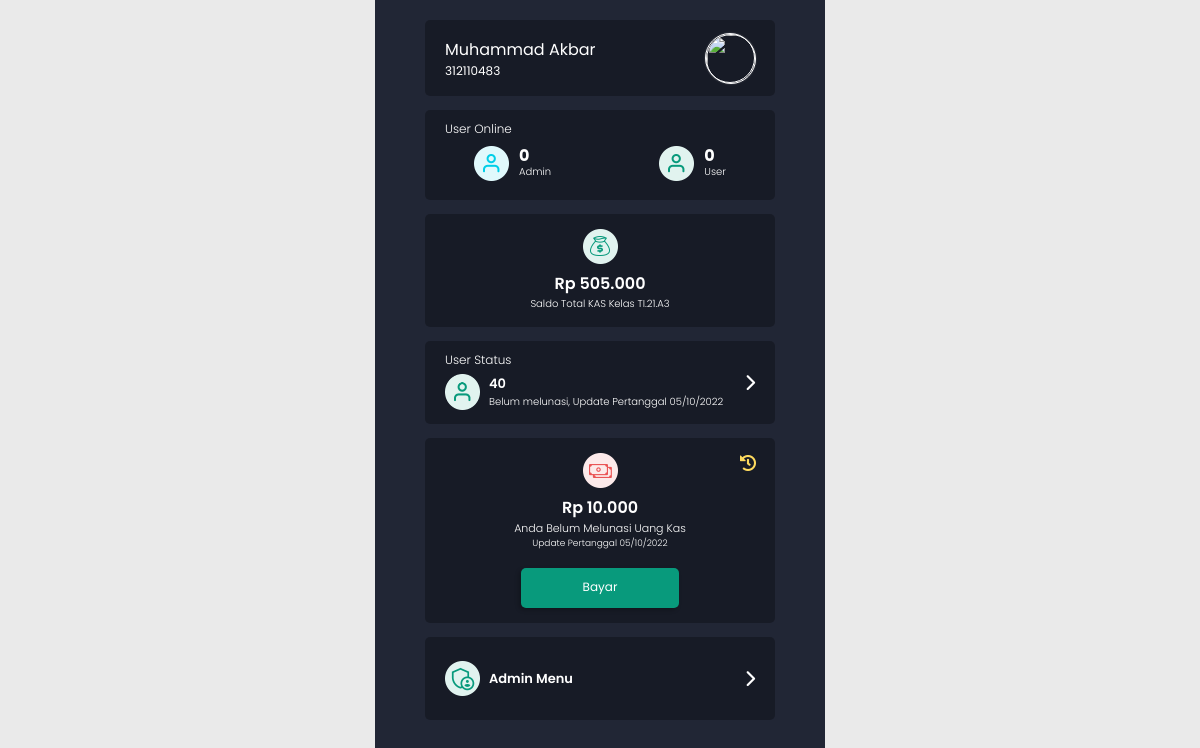
Before: /index.php (signed in) with the older database file.
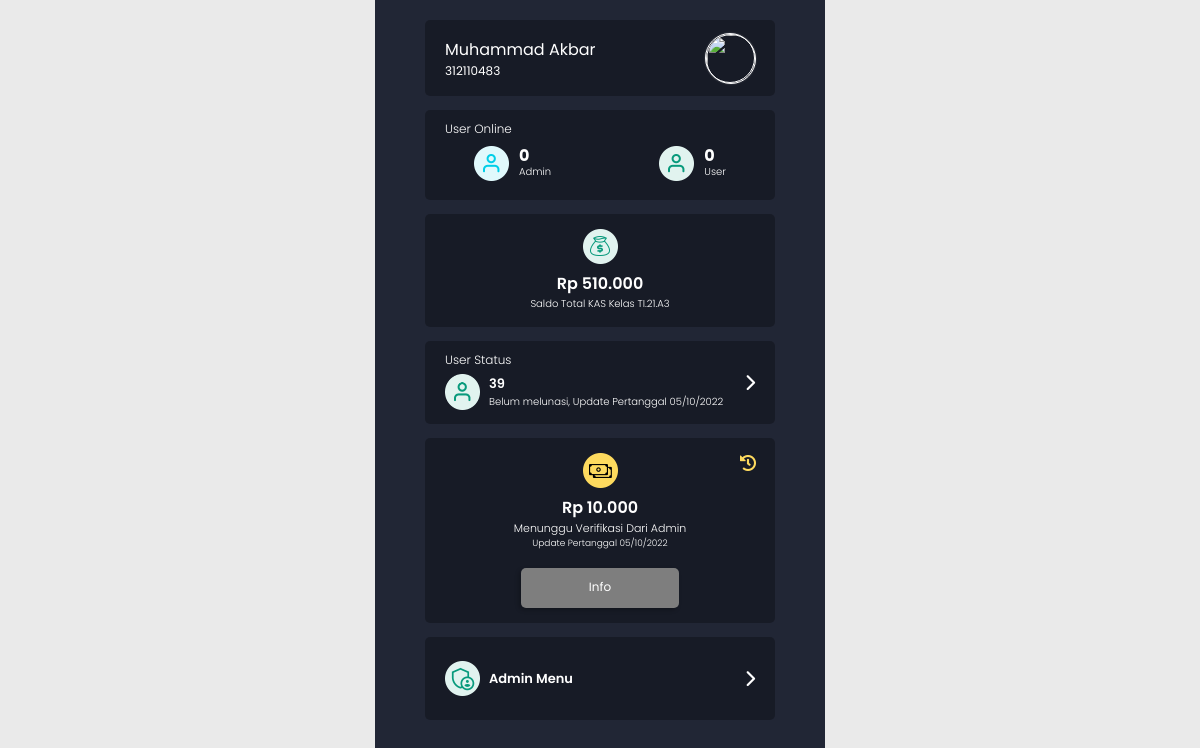
After: the same page with the newer database file.
### tables this page shows
CREATE TABLE `total` (
  `id` int(11) NOT NULL,
  `saldo` int(200) NOT NULL,
  `s_keluar` int(200) NOT NULL,
  `s_masuk` int(200) NOT NULL
);

CREATE TABLE `akun` (
  `id` int(11) NOT NULL,
  `nim` varchar(10) NOT NULL,
  `password` varchar(300) NOT NULL,
  `nama` varchar(255) NOT NULL,
  `foto` varchar(300) NOT NULL DEFAULT 'foto_default.jpg',
  `role` varchar(100) NOT NULL,
  `status` varchar(100) NOT NULL DEFAULT 'aktif',
  `no_wa` varchar(100) NOT NULL,
  `banyak_tunggakan` int(11) NOT NULL,
  `total_tagihan` int(11) NOT NULL,
  `time` int(30) NOT NULL
);

CREATE TABLE `jadwal_tagihan` (
  `id` int(11) NOT NULL,
  `tanggal` varchar(100) NOT NULL,
  `nominal` int(11) NOT NULL,
  `belum_bayar` int(11) NOT NULL
);

### index.php (the view, shortened to what this page needs)
<?php
include "connect.php";
include "head.php";
$nim = $_SESSION["nim"];
$id = $_SESSION["id"];
$profil = mysqli_fetch_assoc(mysqli_query($conn, "SELECT * FROM akun WHERE id = '$id'"));
$tb_total = mysqli_fetch_assoc(mysqli_query($conn, "SELECT * FROM total WHERE id=1"));
$tb_riwayatPem = mysqli_fetch_assoc(mysqli_query($conn, "SELECT * FROM riwayat_pembayaran WHERE id_akun='$id' AND status_pem='pending' "));
$tb_tagihan = mysqli_fetch_assoc(mysqli_query($conn, "SELECT * FROM jadwal_tagihan  ORDER BY id DESC LIMIT 1;"));
$tb_akun = mysqli_query($conn, "SELECT * FROM akun");
$blm_bayar = 0;
while($data = mysqli_fetch_array($tb_akun)) {
  if($data['banyak_tunggakan'] > 0){
    $blm_bayar++;
  }
}
?>
  <div class="container2">
    <div class="cardHome-1">
      <div>
        <h2><?= strtolower($profil["nama"]) ?></h2>
        <p><?= $nim ?></p>
      </div>
      <a href="profil.php">
        <?php
        if($profil["foto"] === 'foto_default.jpg'){
          echo ""?> <img src="img/profil/foto_default.jpg"> <?php "";
        }else{
          echo ""?> <img src="<?=$profil["foto"]?>" > <?php "";
        }
        ?>
      </a>
    </div>
    <div class="cardHome-2">
      <h3>User Online</h3>
      <div class="box">
        <div>
          <img src="img/icon/icon-2.png" alt="icon" width="35">
          <div>
            <h4 id='admin-aktif'>0</h4>
            <p>Admin</p>
          </div>
        </div>
        <div>
          <img src="img/icon/icon-3.png" alt="icon" width="35">
          <div>
            <h4 id='user-aktif'>0</h4>
            <p>User</p>
          </div>
        </div>
      </div>
    </div>
    <div class="cardHome-3">
      <img src="img/icon/icon-4.png" alt="icon" width="35">
      <h2>Rp <?= number_format($tb_total['saldo'], 0, ',', '.'); ?></h2>
      <p>Saldo Total KAS Kelas TI.21.A3</p>
    </div>
    <div class="cardHome-4">
      <h3>User Status</h3>
      <div class="box">
        <div>
          <img src="img/icon/icon-3.png" alt="icon" width="35">
          <div>
            <h4><?=$blm_bayar?></h4>
            <p>Belum melunasi, Update Pertanggal <?=$tb_tagihan['tanggal'];?></p>
          </div>
        </div>
        <i class="fa-solid fa-chevron-right"></i>
      </div>
    </div>
    <?php
    if($profil['total_tagihan'] == 0){
    ?>
      <div class="cardHome-555">
        <a class="riwayat" href=""><img src="img/icon/icon-6.png" alt="icon" width="16"></a>
        <div class="box">
          <img src="img/icon/icon-5.png" alt="icon" width="35">
          <h3>Rp <?= number_format($profil['total_tagihan'], 0, ',', '.'); ?></h3>
          <h4>Terimakasih</h4>
          <div>
            <p>Anda Sudah Melunasi Uang Kas</p>
            <p>Update Pertanggal <?=$tb_tagihan['tanggal'];?></p>
          </div>
        </div>
      </div>
    <?php
    }else{
      if($tb_riwayatPem == true){
        ?>
          <div class="cardHome-55">
            <a class="riwayat" href=""><img src="img/icon/icon-6.png" alt="icon" width="16"></a>
            <div class="box">
              <img src="img/icon/icon-11.png" alt="icon" width="35">
              <h3>Rp <?= number_format($profil['total_tagihan'], 0, ',', '.'); ?></h3>
              <div>
                <p>Menunggu Verifikasi Dari Admin</p>
                <p>Update Pertanggal <?=$tb_tagihan['tanggal'];?></p>
              </div>
              <a class="button" href="cek.info.pending.php">Info</a>
            </div>
          </div>
        <?php
      }else{
        ?>
          <div class="cardHome-5">
            <a class="riwayat" href=""><img src="img/icon/icon-6.png" alt="icon" width="16"></a>
            <div class="box">
              <img src="img/icon/icon-10.png" alt="icon" width="35">
              <h3>Rp <?= number_format($profil['total_tagihan'], 0, ',', '.'); ?></h3>
              <div>
                <p>Anda Belum Melunasi Uang Kas</p>
                <p>Update Pertanggal <?=$tb_tagihan['tanggal'];?></p>
              </div>
              <a class="button" href="list.tunggakan.php">Bayar</a>
            </div>
          </div>
        <?php
      }
    }
    $status = $profil['role'];
    if($status == 'admin' OR $status == 'superadmin'){
      ?>
        <div class="cardHome-6">
          <div>
            <img src="img/icon/icon-12.png" alt="icon" width="35">
            <h4>Admin Menu</h4>
          </div>
          <i class="fa-solid fa-chevron-right"></i>
        </div>
      <?php
    }
    ?>
  </div>
<?php
include "footer.php";
?>

Changed rows visible on the page:
changed total: saldo "505.000" → "510.000"
Other visible differences:
$blm_bayar: "40" → "39"
text no longer shown: "Anda Belum Melunasi Uang Kas Bayar"
text now shown: "Menunggu Verifikasi Dari Admin Info"
